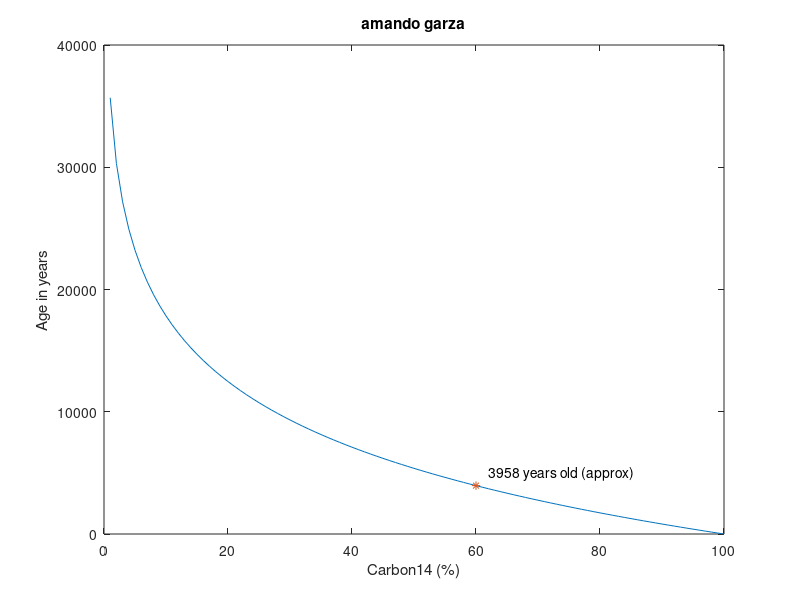
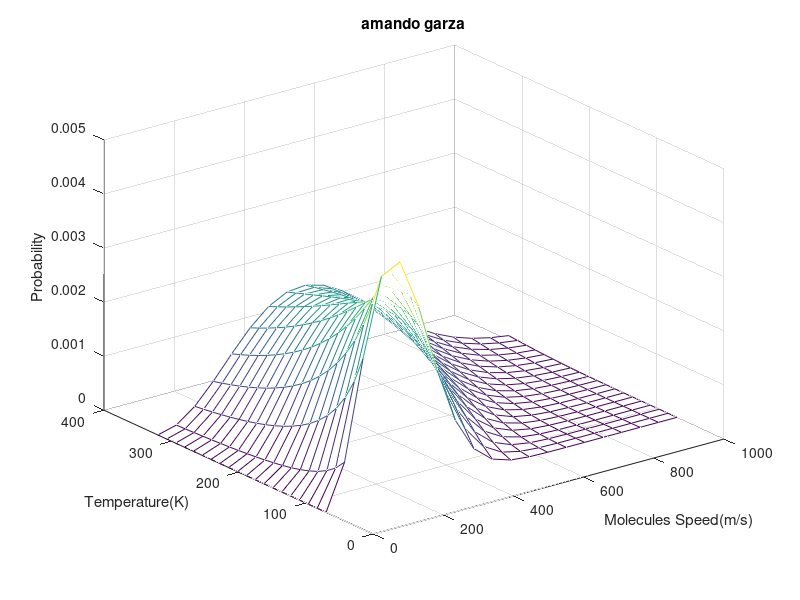

These figures' MATLAB source, in order: (Note: this script raises an error after producing the figures.)
% final.m
% amando garza

clear;
format short;
format compact;
close all;

%% p01
t_hl = 5370;
percent = 0:1:100;
t_age = (log(percent*.01)./-.693) * t_hl;
plot(percent, t_age);
hold on;
title('amando garza');
xlabel('Carbon14 (%)');
ylabel('Age in years');
data = round((log(60*.01)./-.693) .* t_hl);
plot(60, data, '*')
text(62, data + 1000, [num2str(data), ' years old (approx)']);


%% p02
figure;
m = 0.032;
k = 8.31;
v = linspace(0,1000,20);
T = linspace(70,320,20);
[v,T] = meshgrid(v,T);
n_v = 4*pi*(m./(2*pi*k*T)).^(3/2).* v.^2 .* exp((-m*v.^2)./(2*k*T));
mesh(v,T,n_v);
title('amando garza');
xlabel('Molecules Speed(m/s)');
ylabel('Temperature(K)');
zlabel('Probability');
ylim([0,400]);

%% p03
figure;
syms t r;
t = linspace(-pi,pi,100);
x = (sin(t).*cos(t))./t;
y = sin(t).^2./t;
plot(x,y);
xlim([-.25,1.05]);
ylim([-.8,.8]);
xlabel('');
ylabel('');

figure;
x = (sin(t).*cos(t))./t - r*cos(t);
y = sin(t).^2./t - r*sin(t);
r = solve(x,r);
ezplot(r,[-pi,pi]);
area = int(.5*r.^2,-pi,pi);
area = double(area);
display(area);
title('amando garza');


%%
v = [1,2,3,4,-4,-5,2,0,-10,1000];
n = [];
p = [];
i = 1;
while i <= length(v)
    if v(i) >= 0
        p = [p,i];
    elseif v(i) < 0
        n = [n,i];
    end
    i = i + 1;
end
display(n);
display(p);
